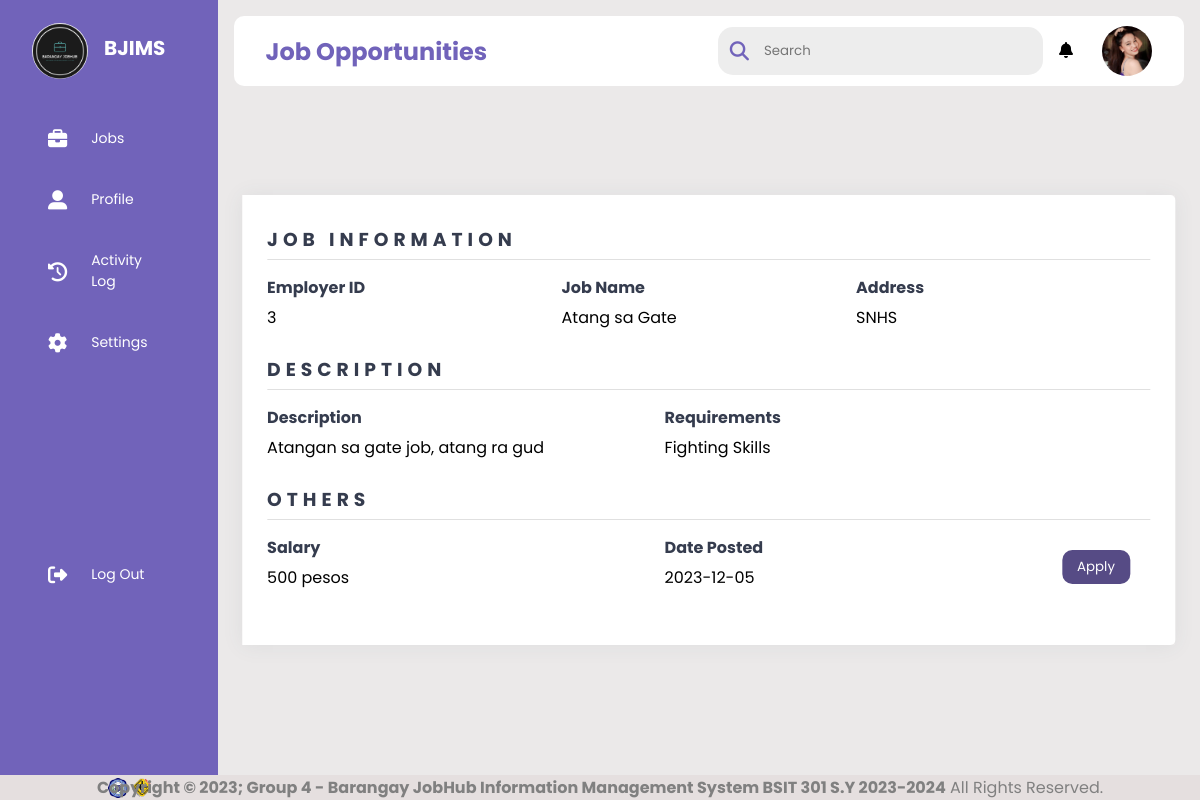
The page /jobseekers/viewjobs.php?profid=2 (signed in) on the database its author committed.
### tables this page shows
CREATE TABLE `jobseeker` (
  `id` int(100) NOT NULL,
  `name` varchar(100) DEFAULT NULL,
  `age` int(11) DEFAULT NULL,
  `address` varchar(100) DEFAULT NULL,
  `phone` varchar(100) DEFAULT NULL,
  `skills` varchar(100) DEFAULT NULL,
  `experience` varchar(100) DEFAULT NULL,
  `email` varchar(100) NOT NULL,
  `password` varchar(100) NOT NULL,
  `image` varchar(100) NOT NULL,
  `summary` varchar(255) DEFAULT NULL
);

CREATE TABLE `info` (
  `jobid` int(11) NOT NULL,
  `title` varchar(255) NOT NULL,
  `description` text NOT NULL,
  `location` varchar(255) DEFAULT NULL,
  `requirements` text DEFAULT NULL,
  `salary` varchar(50) DEFAULT NULL,
  `posteddate` date DEFAULT NULL,
  `employer_id` int(11) NOT NULL,
  `active` tinyint(1) DEFAULT 1
);

### jobseekers/viewjobs.php (the view, shortened to what this page needs)
<?php
include '../connection.php';
$user_id = $_SESSION['user_id'];
$select = mysqli_query($conn, "SELECT * FROM `jobseeker` WHERE id = '$user_id'") or die('query failed');
if(mysqli_num_rows($select) > 0){
    $fetch = mysqli_fetch_assoc($select);
}
$eid = $_GET['profid'];
$sql = mysqli_query($conn, "SELECT * FROM info WHERE jobid='$eid'");
$result = mysqli_fetch_array($sql);
?>
<!DOCTYPE html>
<html lang="en">
    <head>
        <link rel="stylesheet" href="../css/style.css"/>
        <link rel="stylesheet" href="https://cdnjs.cloudflare.com/ajax/libs/font-awesome/6.4.0/css/all.min.css"/>
    </head>
    <body>
        <?php include("sidebar.php") ?>
        <div class="main--content">
            <div class="header--wrapper">
                <div class="header--title">
                    <h2>Job Opportunities</h2>
                </div>
                <div class="user--info">
                    <div class="search--box">
                        <i class="fas fasolid fa-search"></i>
                        <input type="text" id="myInput" placeholder="Search" class="form-control"/>
                    </div>
                    <div class="notification">
                        <div class="notif-icon" onclick="toggleNotifi()">
                            <i class="fas fa-bell"></i>
                        </div>
                    </div>
                    <?php
                        if($fetch['image'] == ''){
                            echo '<img src="../images/default-avatar.png">';
                        }else{
                            echo '<img src="../uploaded_img/'.$fetch['image'].'">';
                        }
                    ?>
                </div>
            </div>
            <div class="container" style="margin-top: 20px;">
                <div class="right" style="width: 100%;">
                    <div class="info">
                        <h3>Job Information</h3>
                        <div class="info_data">
                            <div class="data">
                                <h4>Employer ID</h4>
                                <p><?php echo $result['employer_id'];?></p>
                            </div>
                            <div class="data">
                                <h4>Job Name</h4>
                                <p><?php echo $result['title'];?></p>
                            </div>
                            <div class="data">
                                <h4>Address</h4>
                                <p><?php echo $result['location'];?></p>
                            </div>
                        </div>
                    </div>
                    <div class="projects">
                        <h3>Description</h3>
                        <div class="info_data">
                            <div class="data">
                                <h4>Description</h4>
                                <p><?php echo $result['description'];?></p>
                            </div>
                            <div class="data">
                                <h4>Requirements</h4>
                                <p><?php echo $result['requirements'];?></p>
                            </div>
                        </div>
                    </div>
                    <div class="skills">
                        <h3>Others</h3>
                        <div class="skills_data">
                            <div class="data">
                                <h4>Salary</h4>
                                <p><?php echo $result['salary'];?></p>
                            </div>
                            <div class="data">
                                <h4>Date Posted</h4>
                                <p><?php echo $result['posteddate'];?></p>
                            </div>
                            <a href="apply.php"><button style="float: right;">Apply</button></a>
                        </div>
                    </div>
                </div>
            </div>
        </div>
        <?php include("../footer/footer.php") ?>
    </body>
</html>

### css/style.css (style rules this page uses)
* { margin: 0; padding: 0; border: none; outline: none; box-sizing: border-box; font-family: "Poppins", sans-serif; }
body { display: flex; }
img { display: block; width: 100%; }
.main--content { position: relative; background: #ebe9e9; width: 100%; padding: 1rem; }
.header--wrapper img { width: 50px; height: 50px; cursor: pointer; border-radius: 50%; }
.header--wrapper { display: flex; justify-content: space-between; align-items: center; flex-wrap: wrap; background: #fff; border-radius: 10px; padding: 10px 2rem; margin-bottom: 1rem; }
.header--title { color: rgba(113, 99, 186, 255); }
.notification { margin-right: 10px; border-radius: 50%; }
.notif-icon { cursor: pointer; margin-right: 3px; line-height: 50px; }
.user--info { display: flex; align-items: center; gap: 1rem; }
.search--box { background: rgb(237, 237, 237); border-radius: 15px; color: rgba(113, 99, 186, 255); display: flex; align-items: center; gap: 5px; padding: 4px 12px; }
.search--box input { background: transparent; padding: 10px; }
.search--box i { font-size: 1.2rem; cursor: pointer; transition: all 0.5s ease-out; }
.container { position: absolute; top: 50%; left: 50%; transform: translate(-50%, -50%); width: 95%; display: flex; box-shadow: 0 1px 20px 0 rgba(69,90,100,0.08); margin-top: -160px; }
.container .right { width: 75%; background: #fff; border-top-right-radius: 5px; border-bottom-right-radius: 5px; padding: 30px 25px; }
.container .right button { background: rgb(86, 75, 133); color: #fff; padding: 7px 15px; border-radius: 10px; margin-top: 15px; cursor: pointer; }
.container .right .info, .container .right .skills, .container .right .projects { margin-bottom: 25px; }
.container .right .info h3, .container .right .skills h3, .container .right .projects h3 { margin-bottom: 15px; padding-bottom: 5px; border-bottom: 1px solid #e0e0e0; color: #353c4e; text-transform: uppercase; letter-spacing: 5px; }
.container .right .info_data, .container .right .skills_data, .container .right .projects_data { display: flex; }
.container .right .info_data .data, .container .right .skills_data .data, .container .right .projects_data .data { width: 45%; }
.container .right .info_data .data h4, .container .right .skills_data .data h4, .container .right .projects_data .data h4 { color: #353c4e; margin-bottom: 5px; }

### rows shown on the page
jobseeker: image (picture)
info: employer "3", title "Atang sa Gate", location "SNHS", description "Atangan sa gate job, atang ra gud", requirements "Fighting Skills", salary "500 pesos", posteddate "2023-12-05"
